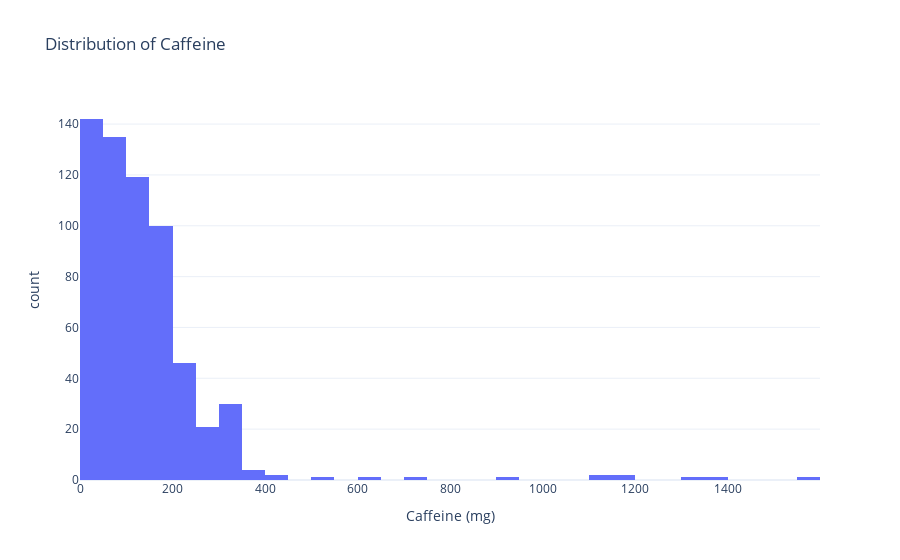

This figure's notebook cell:
### Markdown cell above
### Histogram - Caffeine (mg)

### Code cell
px.histogram(caffeine, 
             x = 'Caffeine (mg)', 
             title='Distribution of Caffeine', 
             template='plotly_white')

### Figure 1 — Plotly figure (JSON) as saved in the notebook; plotly's stock layout.template omitted (floating-point values rounded to 4 significant figures; data arrays with more than 128 entries replaced by an {"elided": "..."} marker saying what was removed)
{"data": [{"alignmentgroup": "True", "bingroup": "x", "hovertemplate": "Caffeine (mg)=%{x}<br>count=%{y}<extra></extra>", "legendgroup": "", "marker": {"color": "#636efa", "pattern": {"shape": ""}}, "name": "", "offsetgroup": "", "orientation": "v", "showlegend": false, "type": "histogram", "x": {"elided": "610 int values"}, "xaxis": "x", "yaxis": "y"}], "layout": {"barmode": "relative", "legend": {"tracegroupgap": 0}, "title": {"text": "Distribution of Caffeine"}, "xaxis": {"anchor": "y", "domain": [0, 1], "title": {"text": "Caffeine (mg)"}}, "yaxis": {"anchor": "x", "domain": [0, 1], "title": {"text": "count"}}}}
